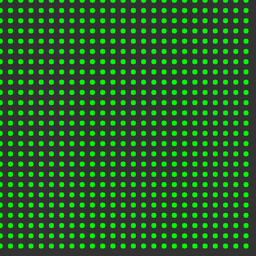
#> input picture tests/synthetic_farm.png, 256 x 256 px, shrunk from 500 x 500 before the run
$ python pipeline.py --image ../../tests/synthetic_farm.png --grid-spacing 1.0 --out out.png
#> lines starting #> are read from the running program, lines starting #| are printed output that depends on the picture; after the words box and inside, x2 and y2 are one past the last pixel; in counts of white or black regions, pixels touching at a corner belong together
import argparse
import json
import math
from typing import List, Dict, Any, Tuple
import cv2
import numpy as np
from shapely.geometry import Point, Polygon
import os

def load_deepforest_model():
    """Fallback hook for DeepForest model."""
    pass

def detect_canopies_baseline(image_path: str) -> List[Tuple[int, int, float]]:
    img = cv2.imread(image_path)
    if img is None:
        raise FileNotFoundError(f"Could not read image: {image_path}")

    hsv = cv2.cvtColor(img, cv2.COLOR_BGR2HSV)
    lower_green = np.array([30, 40, 40])
    upper_green = np.array([90, 255, 255])
    mask = cv2.inRange(hsv, lower_green, upper_green)

    kernel = np.ones((5, 5), np.uint8)
    mask = cv2.morphologyEx(mask, cv2.MORPH_OPEN, kernel)
    mask = cv2.morphologyEx(mask, cv2.MORPH_CLOSE, kernel)

    contours, _ = cv2.findContours(mask, cv2.RETR_EXTERNAL, cv2.CHAIN_APPROX_SIMPLE)

    detections = []
    for cnt in contours:
        area = cv2.contourArea(cnt)
        if area > 5:
            (x, y), radius = cv2.minEnclosingCircle(cnt)
            detections.append((int(x), int(y), float(radius)))

    return detections

def non_max_suppression(detections: List[Tuple[int, int, float]], min_distance: float) -> List[Tuple[int, int, float]]:
    if not detections:
        return []

    detections = sorted(detections, key=lambda x: x[2], reverse=True)
    keep = []

    for det in detections:
        x, y, r = det
        overlap = False
        for kx, ky, kr in keep:
            dist = math.hypot(x - kx, y - ky)
            if dist < min_distance:
                overlap = True
                break
        if not overlap:
            keep.append(det)

    return keep

def get_farm_boundary_and_corridors(img_w: int, img_h: int) -> Tuple[Polygon, List[Polygon]]:
    # Boundary: irregular
    boundary = Polygon([(0, 0), (img_w, 0), (img_w, img_h), (0, img_h)])
    # Corridors
    corridors = []
    return boundary, corridors

def grid_snap(detections: List[Tuple[int, int, float]], grid_spacing: float, boundary: Polygon, corridors: List[Polygon]) -> List[Dict[str, Any]]:
    trees = []
    minx, miny, maxx, maxy = boundary.bounds

    grid_points = {}
    for r_idx, y in enumerate(np.arange(miny, maxy, grid_spacing)):
        for c_idx, x in enumerate(np.arange(minx, maxx, grid_spacing)):
            pt = Point(x, y)
            if boundary.covers(pt) and not any(c.covers(pt) for c in corridors):
                grid_points[(c_idx, r_idx)] = (x, y)

    tree_idx = 1
    # Match grid points to closest detection
    for grid_coord, (gx, gy) in grid_points.items():
        best_dist = float('inf')
        best_r = 0.0
        for x, y, r in detections:
            dist = math.hypot(x - gx, y - gy)
            if dist < best_dist and dist < grid_spacing * 0.8: # Snap threshold
                best_dist = dist
                best_r = r

        if best_dist != float('inf'):
            trees.append({
                "id": f"TREE-{tree_idx:04d}",
                "variety": "Unknown",
                "position": {
                    "lat": 0.0,
                    "lng": 0.0,
                    "pixel_x": int(gx),
                    "pixel_y": int(gy)
                },
                "canopy_radius_m": best_r,
                "health_index": 1.0,
                "grid_row": grid_coord[1],
                "grid_col": grid_coord[0],
                "notes": []
            })
            tree_idx += 1

    return trees

def save_geojson(trees: List[Dict[str, Any]], out_path: str):
    features = []
    for t in trees:
        features.append({
            "type": "Feature",
            "geometry": {
                "type": "Point",
                "coordinates": [t["position"]["pixel_x"], t["position"]["pixel_y"]]
            },
            "properties": {
                "id": t["id"],
                "variety": t["variety"]
            }
        })
    with open(out_path, 'w') as f:
        json.dump({"type": "FeatureCollection", "features": features}, f, indent=2)

def main():
    parser = argparse.ArgumentParser()
    parser.add_argument("--image", required=True)
    parser.add_argument("--grid-spacing", type=float, required=True)
    parser.add_argument("--out", required=True)
    args = parser.parse_args()

    detections = detect_canopies_baseline(args.image)
#> in detect_canopies_baseline, img is the input picture: shape (256, 256, 3); mean B, G, R 40.6, 88.7, 40.6
#> in detect_canopies_baseline, `hsv = cv2.cvtColor(img, cv2.COLOR_BGR2HSV)`: hsv: shape (256, 256, 3); mean H, S, V 58, 72.2, 90.6
#> in detect_canopies_baseline, `mask = cv2.inRange(hsv, lower_green, upper_green)`:
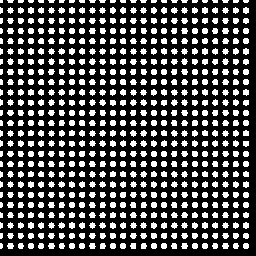
#> mask: shape (256, 256); 28.6% white; 625 white regions (49 under 20 px), largest, box (x1, y1, x2, y2) and area: (28, 7, 34, 14) 34, (69, 7, 75, 14) 34, (202, 7, 208, 14) 34
#> in detect_canopies_baseline, `mask = cv2.morphologyEx(mask, cv2.MORPH_OPEN, kernel)`:
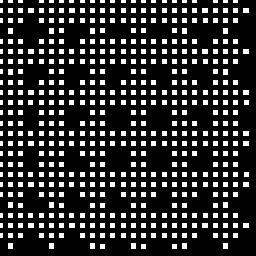
#> mask: shape (256, 256); 18.9% white; 506 white regions (43 under 20 px)
#> in detect_canopies_baseline, `contours, _ = cv2.findContours(mask, cv2.RETR_EXTERNAL, cv2.CHAIN_APPR..`: contours = 506 contours, 472 with area under 20; largest, box (x1, y1, x2, y2) and area: (223, 243, 228, 249) 20, (182, 243, 187, 249) 20, (131, 243, 136, 249) 20, (90, 243, 95, 249) 20, (49, 243, 54, 249) 20
#> the loop in detect_canopies_baseline, `for cnt in contours:` made 506 passes
#> (cnt, area, x, y, radius) on passes 4, 5, 6, 7, 8, 9, 31, 35, 48: ([[223, 243], [223, 248], [227, 248], [227, 243]], 20, 225, 245.5, 3.2), ([[182, 243], [182, 248], [186, 248], [186, 243]], 20, 184, 245.5, 3.2), ([[131, 243], [131, 248], [135, 248], [135, 243]], 20, 133, 245.5, 3.2), ([[90, 243], [90, 248], [94, 248], [94, 243]], 20, 92, 245.5, 3.2), ([[49, 243], [49, 248], [53, 248], [53, 243]], 20, 51, 245.5, 3.2), ([[8, 243], [8, 248], [12, 248], [12, 243]], 20, 10, 245.5, 3.2), ([[243, 223], [243, 227], [248, 227], [248, 223]], 20, 245.5, 225, 3.2), ([[202, 223], [202, 227], [207, 227], [207, 223]], 20, 204.5, 225, 3.2), ([[69, 223], [69, 227], [74, 227], [74, 223]], 20, 71.5, 225, 3.2)
#> (area, x, y, radius) on passes 89 to 91: (20, 225, 204.5, 3.2), (20, 51, 204.5, 3.2), (20, 10, 204.5, 3.2)
#> after the loop in detect_canopies_baseline, `for cnt in contours:`: detections = 505 items, first 6: (174, 246, 2.83), (143, 246, 2.83), (102, 246, 2.83), (225, 245, 3.2), (184, 245, 3.2), (133, 245, 3.2)
    detections = non_max_suppression(detections, args.grid_spacing * 0.5)
#> in non_max_suppression, `detections = sorted(detections, key=lambda x: x[2], reverse=True)`: detections = 505 items, first 6: (225, 245, 3.2), (184, 245, 3.2), (133, 245, 3.2), (92, 245, 3.2), (51, 245, 3.2), (10, 245, 3.2)
#> the loop in non_max_suppression, `for det in detections:` made 505 passes

    img = cv2.imread(args.image)
    h, w = img.shape[:2]
    boundary, corridors = get_farm_boundary_and_corridors(w, h)

    trees = grid_snap(detections, args.grid_spacing, boundary, corridors)

    os.makedirs(os.path.dirname(args.out) or '.', exist_ok=True)
    with open(args.out, 'w') as f:
        json.dump(trees, f, indent=2)

    save_geojson(trees, args.out.rsplit('.', 1)[0] + '.geojson')

if __name__ == "__main__":
    main()
